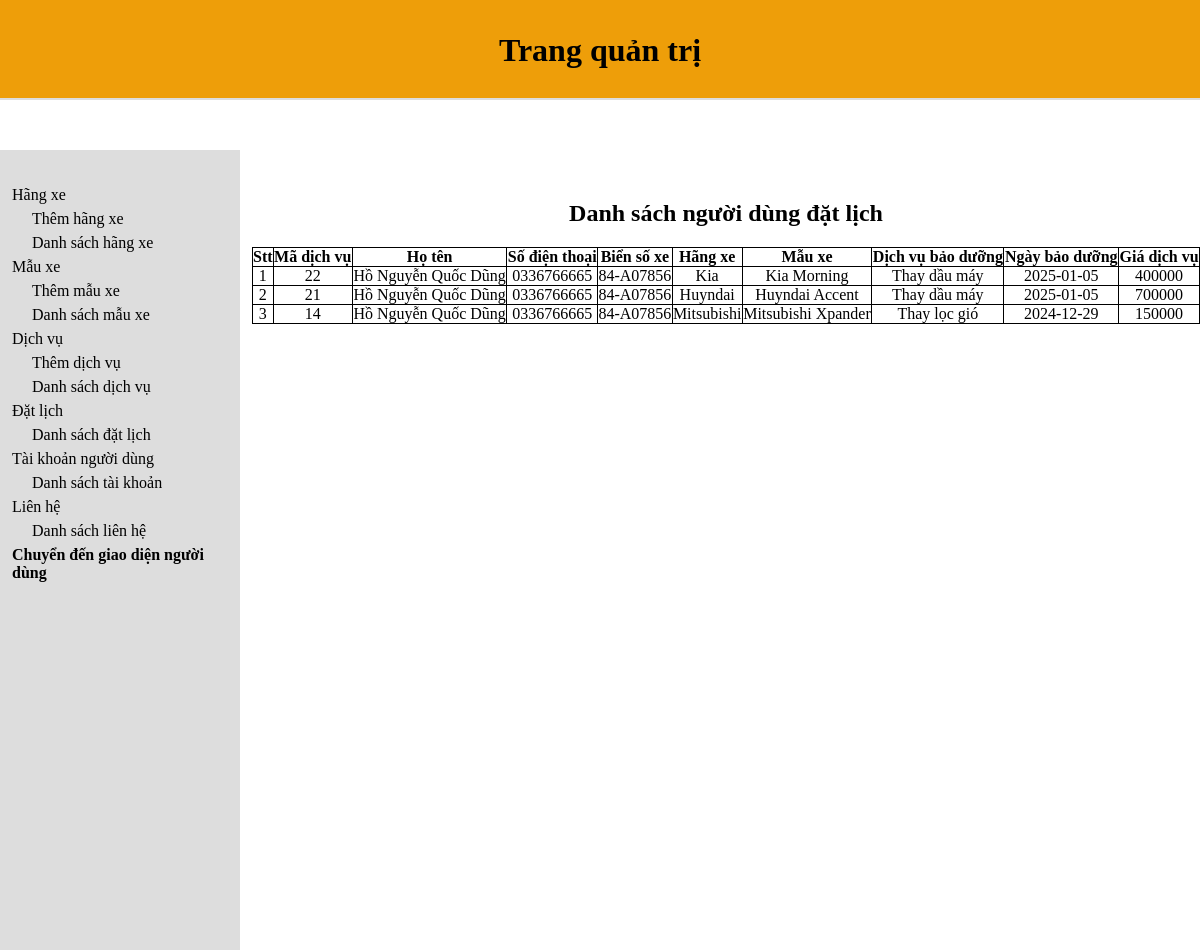
Page /admin/datlichlist.php on the committed database.
### tables this page shows
CREATE TABLE `tbl_datlich` (
  `datlich_id` int(11) NOT NULL,
  `hoten` varchar(255) NOT NULL,
  `sdt` varchar(11) NOT NULL,
  `biensoxe` varchar(255) NOT NULL,
  `category_id` int(11) NOT NULL,
  `brand_id` int(11) NOT NULL,
  `product_id` int(11) NOT NULL,
  `ngaybd` date NOT NULL,
  `product_price` int(11) NOT NULL
);

CREATE TABLE `tbl_category` (
  `category_id` int(11) NOT NULL,
  `category_name` varchar(255) NOT NULL
);

CREATE TABLE `tbl_brand` (
  `brand_id` int(11) NOT NULL,
  `category_id` int(11) NOT NULL,
  `brand_name` varchar(255) NOT NULL
);

CREATE TABLE `tbl_product` (
  `product_id` int(11) NOT NULL,
  `product_name` varchar(255) NOT NULL,
  `category_id` int(11) NOT NULL,
  `brand_id` int(11) NOT NULL,
  `product_price` varchar(255) NOT NULL,
  `product_time` int(255) NOT NULL,
  `product_vatTu` varchar(255) NOT NULL,
  `product_img` varchar(255) NOT NULL,
  `product_imgad` varchar(255) NOT NULL
);

### admin/database.php (called while the page is built, shortened)
<?php
class Database
{
    public $host = DB_HOST;
    public $user = DB_USER;
    public $pass = DB_PASS;
    public $dbname = DB_NAME;
    public $link;
    public function connectDB()
    {
        $this->link = new mysqli($this->host, $this->user, $this->pass, $this->dbname);
        if ($this->link) {
            return false;
        }
    }
    public function select($query)
    {
        $result = $this->link->query($query) or die($this->link->error . __LINE__);
        if ($result->num_rows > 0) {
            return $result;
        } else {
            return false;
        }
    }
}
?>

### copy_productClass.php (called while the page is built, shortened)
<?php
include "admin/database.php";
?>
<?php
class product
{
    public $db;
    public function __construct()
    {
        $this->db = new Database();
    }
    public function show_datLich()
    {
        $query = "SELECT tbl_datlich.*, tbl_category.category_name, tbl_brand.brand_name, tbl_product.product_name
            FROM tbl_datlich
            INNER JOIN tbl_category ON tbl_datlich.category_id = tbl_category.category_id
            INNER JOIN tbl_brand ON tbl_datlich.brand_id = tbl_brand.brand_id
            INNER JOIN tbl_product ON tbl_datlich.product_id = tbl_product.product_id
            ORDER BY tbl_datlich.datlich_id DESC;";
        $result = $this->db->select($query);
        return $result;
    }
}
?>

### admin/datlichlist.php (the view)
<?php
include "header.php";
include "slider.php";
include "../copy_productClass.php";
$product = new product;
$show_datlich = $product->show_datLich();
?>
<div class="admin-contentRight">
    <div class="admin-contentRight-category_list">
    <table>
        <h1>Danh sách người dùng đặt lịch</h1>
        <tr>
            <th>Stt</th>
            <th>Mã dịch vụ</th>
            <th>Họ tên</th>
            <th>Số điện thoại</th>
            <th>Biển số xe</th>
            <th>Hãng xe</th>
            <th>Mẫu xe</th>
            <th>Dịch vụ bảo dưỡng</th>
            <th>Ngày bảo dưỡng</th>
            <th>Giá dịch vụ</th>
        </tr>
        <?php
        if ($show_datlich) {
            $i = 0;
            while ($result = $show_datlich->fetch_assoc()) {
                $i++;
        ?>
                <tr>
                    <td><?php echo $i ?></td>
                    <td><?php echo $result['datlich_id'] ?></td>
                    <td><?php echo $result['hoten'] ?></td>
                    <td><?php echo $result['sdt'] ?></td>
                    <td><?php echo $result['biensoxe'] ?></td>
                    <td><?php echo $result['category_name'] ?></td>
                    <td><?php echo $result['brand_name'] ?></td>
                    <td><?php echo $result['product_name'] ?></td>
                    <td><?php echo $result['ngaybd'] ?></td>
                    <td><?php echo $result['product_price'] ?></td>
                </tr>
        <?php
            }
        }
        ?>
    </table>
    </div>
</div>

### admin/style.css (style rules this page uses)
* { margin: 0; padding: 0; box-sizing: border-box; color: black; outline: none; }
h1 { padding-bottom: 20px; }
.admin-contentRight { width: 80%; padding: 30px 0 0 12px ; }
.admin-contentRight-category_list { width: 100%; text-align: center; margin-top: 20px; }
.admin-contentRight-category_list table tr th,td { border: 1px solid #000000; }
table { border-collapse: collapse; width: 100%; }

### rows in the picture
tbl_datlich: datlich_id "22", hoten "Hồ Nguyễn Quốc Dũng", sdt "0336766665", biensoxe "84-A07856", category.category_name "Kia", brand.brand_name "Kia Morning", product.product_name "Thay dầu máy", ngaybd "2025-01-05", product_price "400000"
tbl_datlich: datlich_id "21", hoten "Hồ Nguyễn Quốc Dũng", sdt "0336766665", biensoxe "84-A07856", category.category_name "Huyndai", brand.brand_name "Huyndai Accent", product.product_name "Thay dầu máy", ngaybd "2025-01-05", product_price "700000"
tbl_datlich: datlich_id "14", hoten "Hồ Nguyễn Quốc Dũng", sdt "0336766665", biensoxe "84-A07856", category.category_name "Mitsubishi", brand.brand_name "Mitsubishi Xpander", product.product_name "Thay lọc gió", ngaybd "2024-12-29", product_price "150000"
